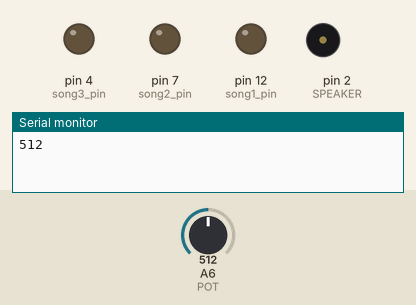
Recording of a sketch running on a simulated Arduino Nano, built with avr-gcc and run on an emulated ATmega328P. Parts: output pins drawn as LEDs (lit = HIGH), buzzer (waves = sounding), the last lines printed to the serial monitor. The test bench sets the inputs (shaded band); at power-on: A6 (POT) = 512.

Above: at 18.0 s.
18.1 s: A6 (POT) set to 669
31.8 s: A6 (POT) set to 693
At 33.93 s:
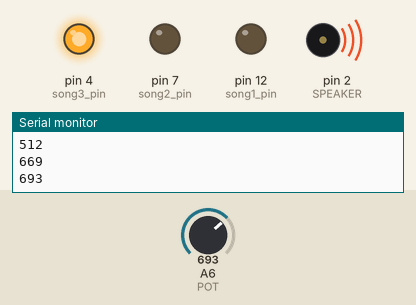
At 37.26 s:
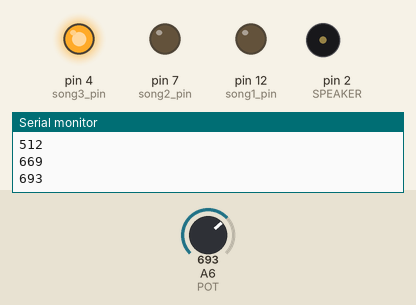
Timing chart, 0 to 51.5 s (numbered marks = the images above; inputs shaded):
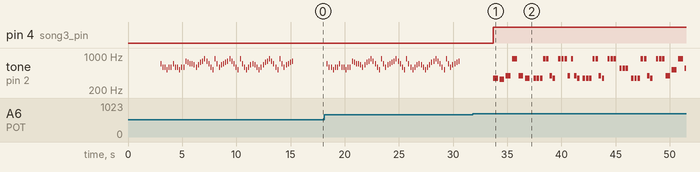

Measured:
- the behaviour switches between 681 and 682 on A6 (POT) (found by bisection; images 0 and 1)
- after the input at 31.8 s, pin 4 (song3_pin): LOW → HIGH after 1.9 s
- by itself, tone on pin 2 (SPEAKER): plays 349 Hz for 0.44 s, 330 Hz for 0.44 s, 392 Hz for 0.44 s, 880 Hz for 0.44 s, 392 Hz for 0.44 s, 349 Hz for 0.44 s … (47 notes in this stretch)

The sketch:

Arduino3.ino
```cpp
// import note constants
#include "pitches.h"

// DEFINING PINS
#define SPEAKER 2  // speaker output (uses PWM)
#define song1_pin 12
#define song2_pin 7
#define song3_pin 4
#define POT A6  // potentiometer

int NOTE_DUR = 137;  // duration of each note


void setup() {
  // initial pin setup
  pinMode(SPEAKER, OUTPUT);
  pinMode(song1_pin, OUTPUT);
  pinMode(song2_pin, OUTPUT);
  pinMode(song3_pin, OUTPUT);
  pinMode(POT, INPUT);
  Serial.begin(9600);
}

void play(int note, int dur) {
  tone(SPEAKER, note);
  delay(dur * NOTE_DUR);
  noTone(SPEAKER);
  delay(dur * NOTE_DUR / 3);
}


// GRAVITY FALLS OPENING
void song3() {
  // Reset other two LEDs to low
  digitalWrite(song1_pin, LOW);
  digitalWrite(song2_pin, LOW);
  digitalWrite(song3_pin, HIGH);

  NOTE_DUR = 55;

  play(NOTE_F4, 8);
  play(NOTE_E4, 8);

  play(NOTE_G4, 8);
  play(NOTE_A5, 8);

  play(NOTE_G4, 8);
  play(NOTE_F4, 8);

  delay(4 * NOTE_DUR);
  play(NOTE_F4, 4);
  play(NOTE_F4, 4);
  play(NOTE_F4, 4);

  play(NOTE_A5, 4);
  play(NOTE_A5, 4);
  play(NOTE_G4, 4);
  play(NOTE_F4, 4);

  delay(4 * NOTE_DUR);
  play(NOTE_A5, 4);
  play(NOTE_A5, 4);
  play(NOTE_A5, 4);

  play(NOTE_G4, 4);
  play(NOTE_A5, 4);
  play(NOTE_G4, 4);
  play(NOTE_F4, 4);

  // 3 measures repeat
  delay(4 * NOTE_DUR);
  play(NOTE_F4, 4);
  play(NOTE_F4, 4);
  play(NOTE_F4, 4);

  play(NOTE_A5, 4);
  play(NOTE_A5, 4);
  play(NOTE_G4, 4);
  play(NOTE_F4, 4);

  delay(4 * NOTE_DUR);
  play(NOTE_A5, 4);
  play(NOTE_A5, 4);
  play(NOTE_A5, 4);

  // sharp in the middle
  delay(4 * NOTE_DUR);
  play(NOTE_CS5, 4);
  play(NOTE_CS5, 4);
  play(NOTE_CS5, 4);

  // repeat again
  delay(4 * NOTE_DUR);
  play(NOTE_F4, 4);
  play(NOTE_F4, 4);
  play(NOTE_F4, 4);

  play(NOTE_A5, 4);
  play(NOTE_A5, 4);
  play(NOTE_G4, 4);
  play(NOTE_F4, 4);

  delay(4 * NOTE_DUR);
  play(NOTE_A5, 4);
  play(NOTE_A5, 4);
  play(NOTE_A5, 4);

  // alternate ending
  play(NOTE_G4, 8);
  play(NOTE_C5, 8);
  play(NOTE_A5, 8);
  play(NOTE_CS5, 8);
  delay(8 * NOTE_DUR);

  // final sharp notes and ending "neow"
  play(NOTE_F4, 2);
  play(NOTE_D4, 2);
  play(NOTE_F4, 2);
  play(NOTE_A5, 2);

  play(NOTE_E4, 2);
  play(NOTE_CS4, 2);
  play(NOTE_A5, 2);
  play(NOTE_CS5, 2);

  play(NOTE_D5, 16);
  delay(8 * NOTE_DUR);

}


#define NOTE_DUR 250 // Define the default note duration


// Function to play the melody of "Boom Boom Dollar"
void boomBoomDollar() {
  // Define the notes and durations of the melody
  int melody[] = {
    NOTE_FS5, NOTE_FS5, NOTE_FS5, NOTE_FS5, NOTE_FS5, NOTE_FS5, NOTE_FS5, NOTE_FS5,
    NOTE_FS5, NOTE_FS5, NOTE_FS5, NOTE_FS5, NOTE_FS5, NOTE_FS5, NOTE_FS5, NOTE_FS5,
    NOTE_D5, NOTE_DS5, NOTE_FS5, NOTE_G5, NOTE_FS5, NOTE_FS5, NOTE_G5, NOTE_FS5,
    NOTE_FS5, NOTE_FS5, NOTE_FS5, NOTE_G5, NOTE_FS5, NOTE_FS5, NOTE_G5, NOTE_FS5,
    NOTE_FS5, NOTE_FS5, NOTE_FS5, NOTE_FS5, NOTE_FS5, NOTE_FS5, NOTE_FS5, NOTE_FS5,
    NOTE_FS5, NOTE_FS5, NOTE_FS5, NOTE_FS5, NOTE_FS5, NOTE_FS5, NOTE_FS5, NOTE_FS5,
    NOTE_D5, NOTE_DS5, NOTE_FS5, NOTE_G5, NOTE_FS5, NOTE_FS5, NOTE_G5, NOTE_FS5,
    NOTE_FS5, NOTE_FS5, NOTE_FS5, NOTE_G5, NOTE_FS5, NOTE_FS5, NOTE_G5, NOTE_FS5
  };

  // Define the note durations (1 = quarter note, 0.5 = eighth note, etc.)
  float noteDurations[] = {
    0.5, 0.5, 0.5, 0.5, 0.5, 0.5, 0.5, 0.5,
    0.5, 0.5, 0.5, 0.5, 0.5, 0.5, 0.5, 0.5,
    1.0, 0.5, 0.5, 1.0, 0.5, 0.5, 1.0, 0.5,
    0.5, 0.5, 0.5, 1.0, 0.5, 0.5, 1.0, 0.5,
    0.5, 0.5, 0.5, 0.5, 0.5, 0.5, 0.5, 0.5,
    0.5, 0.5, 0.5, 0.5, 0.5, 0.5, 0.5, 0.5,
    1.0, 0.5, 0.5, 1.0, 0.5, 0.5, 1.0, 0.5,
    0.5, 0.5, 0.5, 1.0, 0.5, 0.5, 1.0, 0.5
  };


  // Calculate the length of the arrays
  int length = sizeof(melody) / sizeof(melody[0]);


  // Iterate over the melody and play each note
  for (int i = 0; i < length; i++) {
    int noteDuration = NOTE_DUR * noteDurations[i]; // Calculate note duration
    tone(SPEAKER, melody[i], noteDuration); // Play the note
    delay(noteDuration * 1.1); // Delay between notes (slightly longer than the note duration)
    noTone(SPEAKER); // Stop the tone
    delay(NOTE_DUR / 2); // Short delay between notes
  }
}


// Function to play the melody of "HIGHS OFF U (Scorccio XY Mix)"
void highsOffU() {
  // Define the notes and durations of the melody
  int melody[] = {
    NOTE_F5, NOTE_D5, NOTE_D5, NOTE_C5, NOTE_D5, NOTE_D5, NOTE_F5, NOTE_D5,
    NOTE_D5, NOTE_C5, NOTE_D5, NOTE_D5, NOTE_G5, NOTE_FS5, NOTE_F5, NOTE_F5,
    NOTE_E5, NOTE_D5, NOTE_E5, NOTE_FS5, NOTE_G5, NOTE_A5, NOTE_G5, NOTE_F5,
    NOTE_D5, NOTE_C5, NOTE_A5, NOTE_F5, NOTE_D5, NOTE_E5, NOTE_F5, NOTE_FS5,
    NOTE_G5, NOTE_A5, NOTE_G5, NOTE_F5, NOTE_D5, NOTE_C5, NOTE_A5, NOTE_F5,
    NOTE_D5, NOTE_C5, NOTE_D5, NOTE_E5, NOTE_F5, NOTE_E5, NOTE_D5, NOTE_C5,
    NOTE_D5, NOTE_E5, NOTE_FS5, NOTE_G5, NOTE_A5, NOTE_G5, NOTE_F5, NOTE_D5,
    NOTE_C5, NOTE_A5, NOTE_F5, NOTE_D5, NOTE_E5, NOTE_F5, NOTE_FS5, NOTE_G5
  };


  // Define the note durations (1 = quarter note, 0.5 = eighth note, etc.)
  float noteDurations[] = {
    0.25, 0.25, 0.25, 0.25, 0.25, 0.25, 0.25, 0.25,
    0.25, 0.25, 0.25, 0.25, 0.25, 0.25, 0.25, 0.25,
    0.25, 0.25, 0.25, 0.25, 0.25, 0.25, 0.25, 0.25,
    0.25, 0.25, 0.25, 0.25, 0.25, 0.25, 0.25, 0.25,
    0.25, 0.25, 0.25, 0.25, 0.25, 0.25, 0.25, 0.25,
    0.25, 0.25, 0.25, 0.25, 0.25, 0.25, 0.25, 0.25,
    0.25, 0.25, 0.25, 0.25, 0.25, 0.25, 0.25, 0.25,
    0.25, 0.25, 0.25, 0.25, 0.25, 0.25, 0.25, 0.25
  };


  // Calculate the length of the arrays
  int length = sizeof(melody) / sizeof(melody[0]);


  // Iterate over the melody and play each note
  for (int i = 0; i < length; i++) {
    int noteDuration = NOTE_DUR * noteDurations[i]; // Calculate note duration
    tone(SPEAKER, melody[i], noteDuration); // Play the note
    delay(noteDuration * 1.1); // Delay between notes (slightly longer than the note duration)
    noTone(SPEAKER); // Stop the tone
    delay(NOTE_DUR / 2); // Short delay between notes
  }
}


void terminate() {
  while (true) {
    Serial.println("Done");
  }
}


bool firstIteration = true;
int startDelay = 3000;

void loop() {

  if (firstIteration)
    delay(startDelay);
  else
    firstIteration = false;

  if (millis() > startDelay + 60000) {
    terminate();
  }
  int POT_value = analogRead(POT);

  Serial.println(POT_value);

  // Play different song based on potentiometer input
  if (POT_value < 341) {
    boomBoomDollar();

  } else if (POT_value < 682) {
    highsOffU();

  } else {
    song3();
  }

}


// EXTRA SONGS
/*
// JINGLE BELLS
void song1() {

  // Reset other two LEDs to low
  digitalWrite(song2_pin, LOW);
  digitalWrite(song3_pin, LOW);
  digitalWrite(song1_pin, HIGH);  // turn on LED 2

  NOTE_DUR = (7500/30);
  play(NOTE_E4, 1);
  play(NOTE_E4, 1);
  play(NOTE_E4, 2);
  play(NOTE_E4, 1);
  play(NOTE_E4, 1);
  play(NOTE_E4, 2);
  play(NOTE_E4, 1);
  play(NOTE_G4, 1);
  play(NOTE_C4, 1.5);
  play(NOTE_D4, 0.5);
  play(NOTE_E4, 4);
  play(NOTE_F4, 1);
  play(NOTE_F4, 1.5);
  play(NOTE_F4, 0.5);
  play(NOTE_F4, 1);
  play(NOTE_E4, 1);
  play(NOTE_E4, 1);
  play(NOTE_E4, 0.5);
  play(NOTE_E4, 0.5);
  play(NOTE_E4, 1);
  play(NOTE_D4, 1);
  play(NOTE_D4, 1);
  play(NOTE_E4, 1);
  play(NOTE_D4, 2);
  play(NOTE_G4, 2);

  play(NOTE_E4, 1);
  play(NOTE_E4, 1);
  play(NOTE_E4, 2);
  play(NOTE_E4, 1);
  play(NOTE_E4, 1);
  play(NOTE_E4, 2);
  play(NOTE_E4, 1);
  play(NOTE_G4, 1);
  play(NOTE_C4, 1.5);
  play(NOTE_D4, 0.5);
  play(NOTE_E4, 4);
  play(NOTE_F4, 1);
  play(NOTE_F4, 1.5);
  play(NOTE_F4, 0.5);
  play(NOTE_F4, 1);
  play(NOTE_E4, 1);
  play(NOTE_E4, 1);
  play(NOTE_E4, 0.5);
  play(NOTE_E4, 0.5);
  play(NOTE_E4, 1);
  play(NOTE_D4, 1);
  play(NOTE_D4, 1);
  play(NOTE_E4, 1);
  play(NOTE_D4, 2);
  play(NOTE_G4, 2);

  delay(8 * NOTE_DUR); // ending delay
}

// FORTNITE DEFAULT DANCE
void song2() {
  // Reset other two LEDs to low
  digitalWrite(song1_pin, LOW);
  digitalWrite(song3_pin, LOW);
  digitalWrite(song2_pin, HIGH);  // turn on LED 2

  NOTE_DUR = 120;
  play(NOTE_F4, 4);
  play(NOTE_F4, 1);
  play(NOTE_GS4, 1);
  play(NOTE_AS5, 1);
  play(NOTE_AS5, 2);
  play(NOTE_GS4, 2);
  delay(3 * NOTE_DUR);
  play(NOTE_F4, 4);
  play(NOTE_F4, 1);
  play(NOTE_GS4, 1);
  play(NOTE_AS5, 1);
  play(NOTE_AS5, 2);
  play(NOTE_GS4, 2);
  play(NOTE_F4, 2);
  play(NOTE_E4, 1);
  play(NOTE_F4, 2);
  delay(2 * NOTE_DUR);
  play(NOTE_AS5, 1);
  play(NOTE_GS4, 1);
  play(NOTE_F4, 1);
  play(NOTE_DS4, 1);
  play(NOTE_F4, 8);
  delay(2 * NOTE_DUR);

  delay(8 * NOTE_DUR); // ending delay
}
*/
```

pitches.h
```cpp
/*************************************************
 * Public Constants
 *************************************************/

#define NOTE_B0 31
#define NOTE_C1 33
#define NOTE_CS1 35
#define NOTE_D1 37
#define NOTE_DS1 39
#define NOTE_E1 41
#define NOTE_F1 44
#define NOTE_FS1 46
#define NOTE_G1 49
#define NOTE_GS1 52
#define NOTE_A1 55
#define NOTE_AS1 58
#define NOTE_B1 62
#define NOTE_C2 65
#define NOTE_CS2 69
#define NOTE_D2 73
#define NOTE_DS2 78
#define NOTE_E2 82
#define NOTE_F2 87
#define NOTE_FS2 93
#define NOTE_G2 98
#define NOTE_GS2 104
#define NOTE_A2 110
#define NOTE_AS2 117
#define NOTE_B2 123
#define NOTE_C3 131
#define NOTE_CS3 139
#define NOTE_D3 147
#define NOTE_DS3 156
#define NOTE_E3 165
#define NOTE_F3 175
#define NOTE_FS3 185
#define NOTE_G3 196
#define NOTE_GS3 208
#define NOTE_A3 220
#define NOTE_AS3 233
#define NOTE_B3 247
#define NOTE_C4 262
#define NOTE_CS4 277
#define NOTE_D4 294
#define NOTE_DS4 311
#define NOTE_E4 330
#define NOTE_F4 349
#define NOTE_FS4 370
#define NOTE_G4 392
#define NOTE_GS4 415
#define NOTE_A4 440
#define NOTE_AS4 466
#define NOTE_B4 494
#define NOTE_C5 523
#define NOTE_CS5 554
#define NOTE_D5 587
#define NOTE_DS5 622
#define NOTE_E5 659
#define NOTE_F5 698
#define NOTE_FS5 740
#define NOTE_G5 784
#define NOTE_GS5 831
#define NOTE_A5 880
#define NOTE_AS5 932
#define NOTE_B5 988
#define NOTE_C6 1047
#define NOTE_CS6 1109
#define NOTE_D6 1175
#define NOTE_DS6 1245
#define NOTE_E6 1319
#define NOTE_F6 1397
#define NOTE_FS6 1480
#define NOTE_G6 1568
#define NOTE_GS6 1661
#define NOTE_A6 1760
#define NOTE_AS6 1865
#define NOTE_B6 1976
#define NOTE_C7 2093
#define NOTE_CS7 2217
#define NOTE_D7 2349
#define NOTE_DS7 2489
#define NOTE_E7 2637
#define NOTE_F7 2794
#define NOTE_FS7 2960
#define NOTE_G7 3136
#define NOTE_GS7 3322
#define NOTE_A7 3520
#define NOTE_AS7 3729
#define NOTE_B7 3951
#define NOTE_C8 4186
#define NOTE_CS8 4435
#define NOTE_D8 4699
#define NOTE_DS8 4978
```
